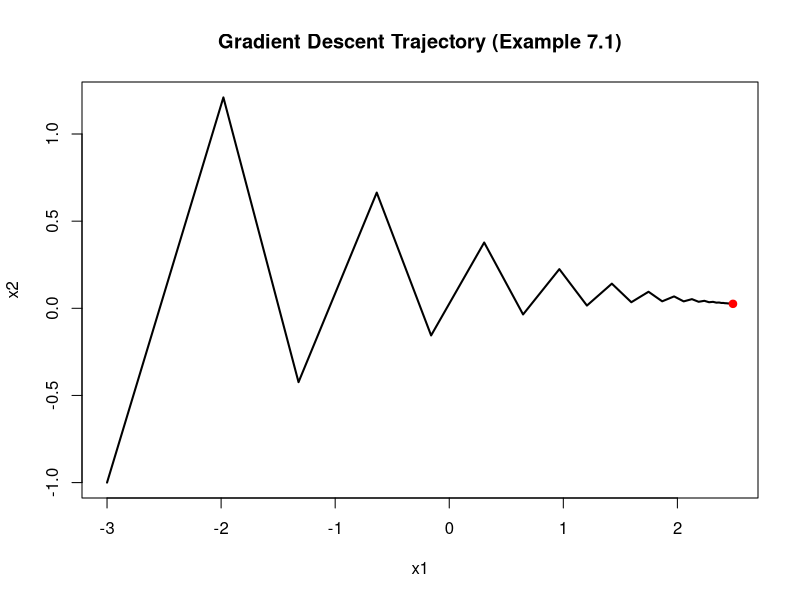

Write R code to recreate this figure.
#Example 7.1.
#matrica A i vektor b
A <- matrix(c(2, 1,
              1, 20), nrow = 2, byrow = TRUE)

b <- c(5, 3)

#fja gradijenta
grad_f <- function(x) {
  A %*% x - b
}

#fja gradijentnog spusta
#x0  pocetna tacka, gamma brzina ucenja
gradient_descent <- function(x0, gamma, n_iter) {
  x <- x0
  history <- matrix(NA, nrow = n_iter + 1, ncol = 2)
  history[1, ] <- x
  
  for (k in 1:n_iter) {
    #racuna GD u trenutnoj tacki, pomeramo se suprotno od gradijenta
    x <- x - gamma * grad_f(x)
    history[k + 1, ] <- x #cuvamo novu poziciju
  }
  
  history
}

x0 <- c(-3, -1) #date vrednosti x0 iz knjige
gamma <- 0.085 #learning rate iz knjige
n_iter <- 100 #100 ponavljanja

trajectory <- gradient_descent(x0, gamma, n_iter)
trajectory[101,] #x100

x1 <- x0 - gamma * grad_f(x0) #proveravamo prvi korak
x1
solve(A, b) #GD kovergira do ove tacke

plot(trajectory[,1], trajectory[,2],
     type = "l", lwd = 2,
     xlab = "x1", ylab = "x2",
     main = "Gradient Descent Trajectory (Example 7.1)")

points(solve(A, b)[1], solve(A, b)[2],
       col = "red", pch = 19)
